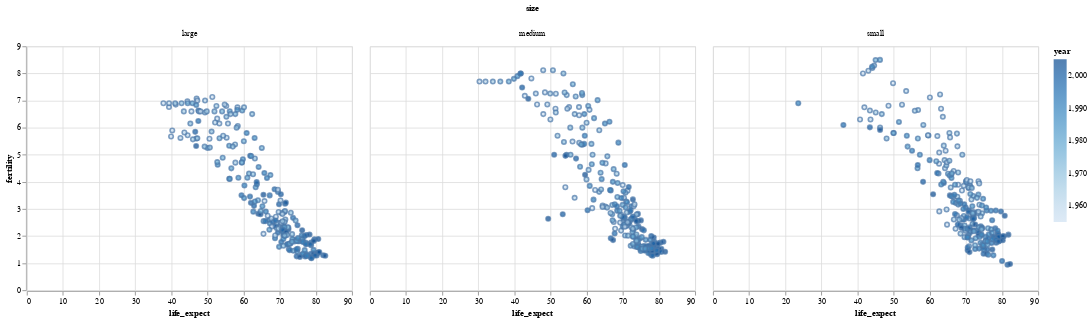

Source (notebook cell):
### Markdown cell above
We can use Altair to very easily compare side by side the dataset as separated into columns by some categories.

### Code cell
alt.Chart(df).mark_point().encode(
    x = 'life_expect',
    y = 'fertility',
    fill = 'year',
    column = 'size'
)

### Figure 1 — Vega-Lite specification as saved in the notebook (floating-point values rounded to 4 significant figures; data arrays with more than 128 entries replaced by an {"elided": "..."} marker saying what was removed)
{"$schema": "https://vega.github.io/schema/vega-lite/v3.4.0.json", "config": {"mark": {"tooltip": null}, "view": {"height": 300, "width": 400}}, "data": {"name": "data-a2246500eaa13a8d71dbc2d5813323d3"}, "datasets": {"data-a2246500eaa13a8d71dbc2d5813323d3": {"elided": "693 records"}}, "encoding": {"column": {"field": "size", "type": "nominal"}, "fill": {"field": "year", "type": "quantitative"}, "x": {"field": "life_expect", "type": "quantitative"}, "y": {"field": "fertility", "type": "quantitative"}}, "mark": "point"}
